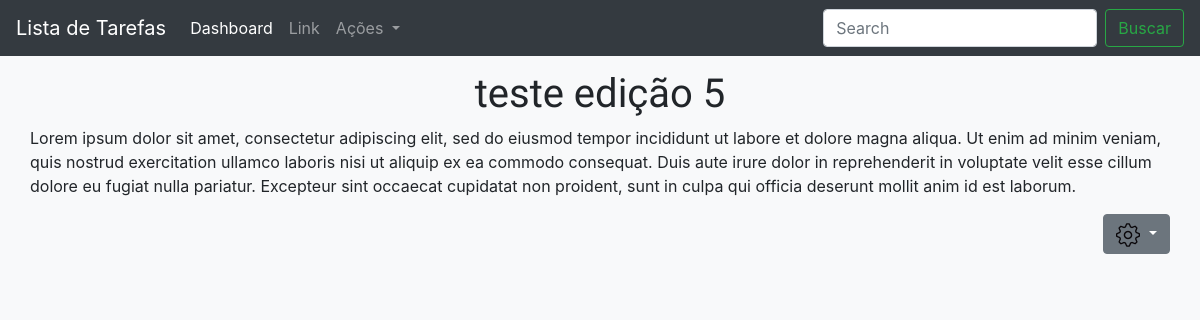
/listas/lista/4 (signed in), run on an earlier commit of the app's database.
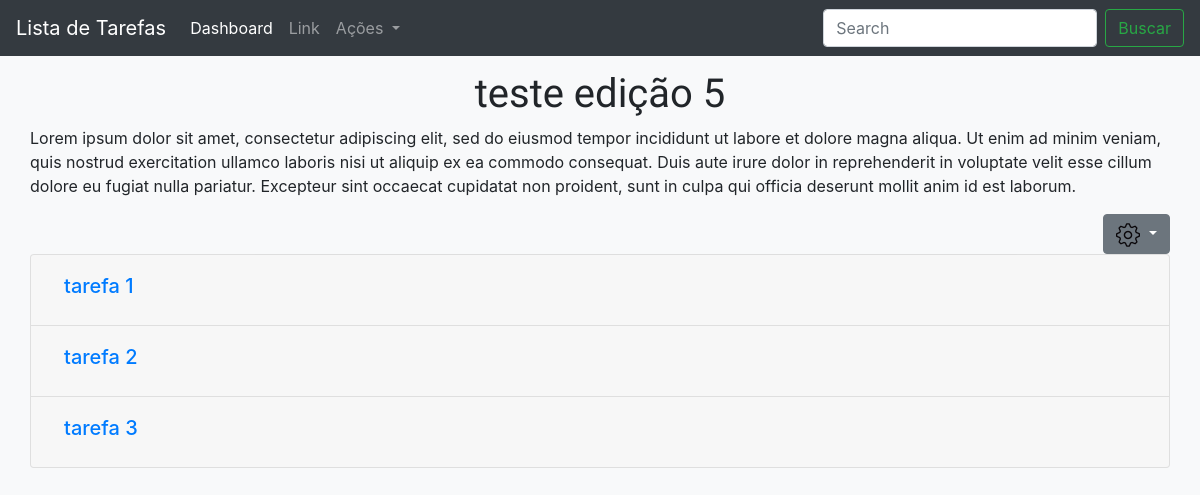
And on a later commit of the database.
### listas/models.py (models this page shows, shortened)
class Tarefa(models.Model):
    lista = models.ForeignKey(Lista, on_delete=models.CASCADE)
    nome = models.CharField(max_length=100)
    desc = models.TextField(blank=True, null=True)
    data_criacao = models.DateField(auto_now_add=True)
    prazo = models.DateField(blank=True, null=True)
    finalizado = models.BooleanField(default=False)

### listas/views.py (the view)
# urls.py: path('lista/<int:lista_id>', views.exibe_lista, name='lista'),
def exibe_lista(request, lista_id):
    if request.user.is_authenticated:
        lista = Lista.objects.get(pk=lista_id)
        tarefas = Tarefa.objects.order_by('-data_criacao').filter(lista=lista_id)
        dados = {'lista': lista, 'tarefas': tarefas}
        return render(request, 'lista.html', dados)
    else:
        return redirect('/login')

### templates/lista.html (shortened to what this page needs)
{% load static %}
<!DOCTYPE html>
<html lang="en">
<head>
    <link rel="stylesheet" href="https://stackpath.bootstrapcdn.com/bootstrap/4.5.2/css/bootstrap.min.css"
>
    <link rel="stylesheet" href="{% static 'css/lista.css' %}">
</head>
<body class="container-fluid bg-light">
    {% include './partials/_navbar.html' %}
    <main class="container-fluid bg-light">
        <h1 class="titulo fonte-titulo">{{lista.nome}}</h1>
        <p>{{lista.desc}}</p>
        <div class="dropdown d-flex justify-content-end">
            <a class="btn btn-secondary dropdown-toggle" href="#" role="button" id="dropdownMenuLink"
                data-toggle="dropdown" aria-haspopup="true" aria-expanded="false">
                <img src="{% static 'img/settings-tool.png' %}">
            </a>
        </div>
        <section class="accordion" id="accordionExample">
            {% if tarefas %}
            {% for tarefa in tarefas %}
            <article class="card">
                <div class="card-header">
                    <h2 class="mb-0">
                        <button class="btn btn-link btn-block text-left" type="button" data-toggle="collapse"
                            data-target="#tarefa{{tarefa.id}}" aria-expanded="false" aria-controls="collapseOne">
                            <div class="tarefa">
                                {% if tarefa.finalizado == True %}
                                <h2 class="titulo-tarefa">{{tarefa.nome}} (finalizado)</h2>
                                {% else %}
                                <h2 class="titulo-tarefa">{{tarefa.nome}}</h2>
                                {% endif %}
                            </div>
                        </button>
                    </h2>
                </div>
            </article>
            {% endfor %}
            {% endif %}
        </section>
    </main>
</body>
</html>

What changed in the data, as far as the page shows it:
added Tarefa: nome "tarefa 1"
added Tarefa: nome "tarefa 2"
added Tarefa: nome "tarefa 3"
